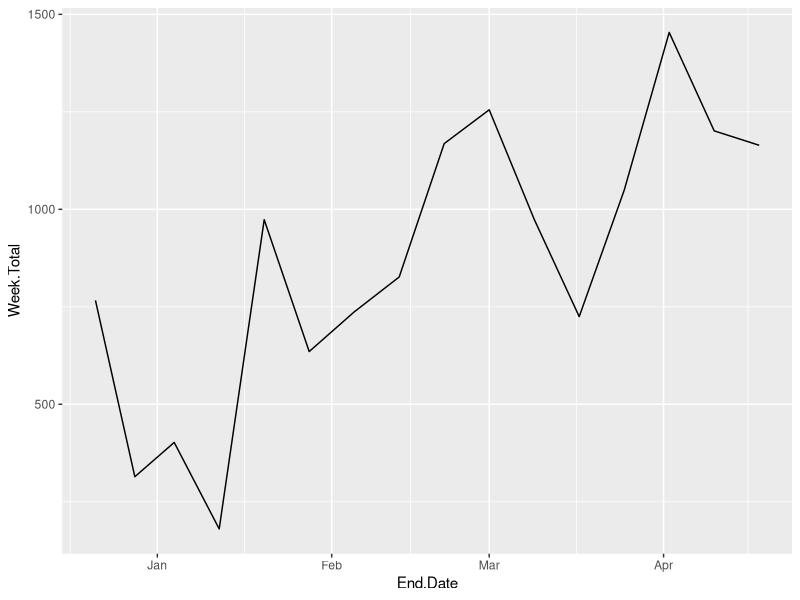
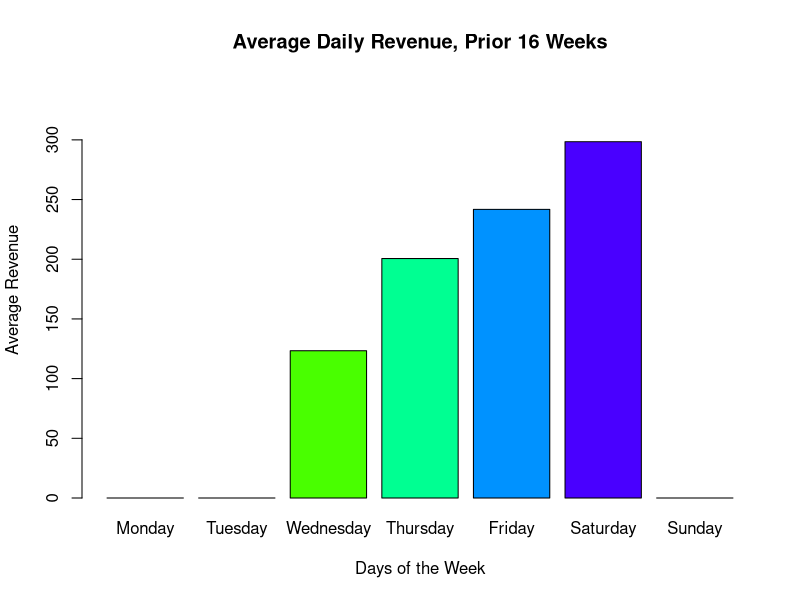
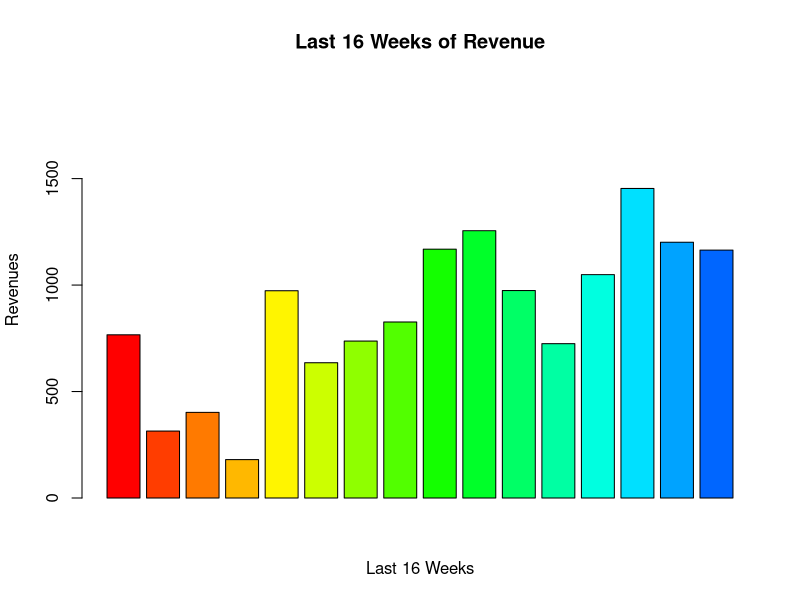
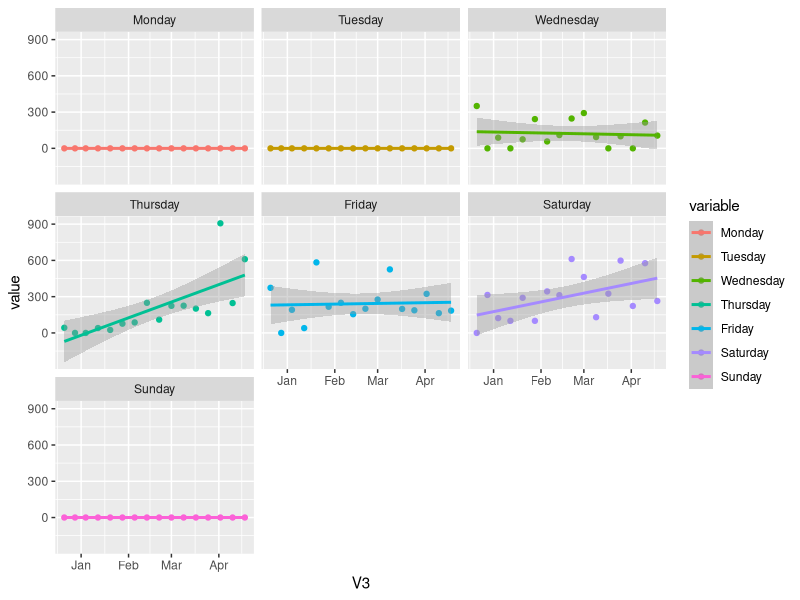

These figures' R source, in order:
## Clean up the working Environment =======================================================
rm(list = ls())
gc()
library(ggplot2)
library(reshape2)

## Import the Evening file and prepare for analysis ======================================
lunches <- read.csv("lunches.csv")
lunches$End.Date <- as.character(lunches$End.Date)
lunches$End.Date <- as.Date(lunches$End.Date, "%m/%d/%Y")


## Pulling the last 16 weeks revenues for each day individually===========================
monday <- lunches$Monday[(length(lunches$Monday)-15):length(lunches$Monday)]
tuesday <- lunches$Tuesday[(length(lunches$Tuesday)-15):length(lunches$Tuesday)]
wednesday <- lunches$Wednesday[(length(lunches$Wednesday)-15):length(lunches$Wednesday)]
thursday <- lunches$Thursday[(length(lunches$Thursday)-15):length(lunches$Thursday)]
friday <- lunches$Friday[(length(lunches$Friday)-15):length(lunches$Friday)]
saturday <- lunches$Saturday[(length(lunches$Saturday)-15):length(lunches$Saturday)]
sunday <- lunches$Sunday[(length(lunches$Sunday)-15):length(lunches$Sunday)]
week <- lunches$Week.Total[(length(lunches$Week.Total)-15):length(lunches$Week.Total)]


## Calculating lower confidence limit of each day of the week ============================
mon_lcl <- mean(monday)-qt(0.975, df=15)*sd(monday)/sqrt(16)
tue_lcl <- mean(tuesday)-qt(0.975, df=15)*sd(tuesday)/sqrt(16)
wed_lcl <- mean(wednesday)-qt(0.975, df=15)*sd(wednesday)/sqrt(16)
thu_lcl <- mean(thursday)-qt(0.975, df=15)*sd(thursday)/sqrt(16)
fri_lcl <- mean(friday)-qt(0.975, df=15)*sd(friday)/sqrt(16)
sat_lcl <- mean(saturday)-qt(0.975, df=15)*sd(saturday)/sqrt(16)
sun_lcl <- mean(sunday)-qt(0.975, df=15)*sd(sunday)/sqrt(16)
lcl_week <- mean(week)-qt(0.975, df=15)*sd(week)/sqrt(16)
print (lcl_week)

## Check of weekly LCL ===================================================================
week_chk <- sum(week > lcl_week)/16
print (week_chk)

## Create a line chart of the last 16 weeks of revenue===================================
last16 <- lunches[(length(lunches$Monday)-15):length(lunches$Monday),]
ggplot(data = last16, aes(x = End.Date, y = Week.Total)) + geom_line()

## Created a barplot of the averages of each day and week==================================
daily_means <- c(mean(monday), mean(tuesday), mean(wednesday), mean(thursday), mean(friday), mean(saturday), mean(sunday))
weekdays <- c("Monday", "Tuesday", "Wednesday", "Thursday", "Friday", "Saturday", "Sunday")
names(daily_means) <- weekdays
barplot(daily_means, ylim = c(0, (max(daily_means)+50)), col = rainbow(7),
        xlab = "Days of the Week", ylab = "Average Revenue", main = "Average Daily Revenue, Prior 16 Weeks")
barplot(week, ylim = c(0, (max(week)+500)), col = rainbow(25), xlab = "Last 16 Weeks",
        ylab = "Revenues", main = "Last 16 Weeks of Revenue")


## Creating the yearly revenue estimate based on the LCL of each week=====================
yearly_lcl_estimate <- lcl_week * 52
print(yearly_lcl_estimate)

## Melting and graphing data by day ======================================================
length <- length(lunches$End.Date)
last16_melted <- melt(last16)
last16_melted <- last16_melted[1:112,]
last16_melted[,3] <- lunches$End.Date[(length(lunches$End.Date)-15):length(lunches$End.Date)]
ggplot(data = last16_melted, aes(x = V3, y = value, col = variable)) + geom_point() + facet_wrap(~ variable) + geom_smooth(method="lm")




